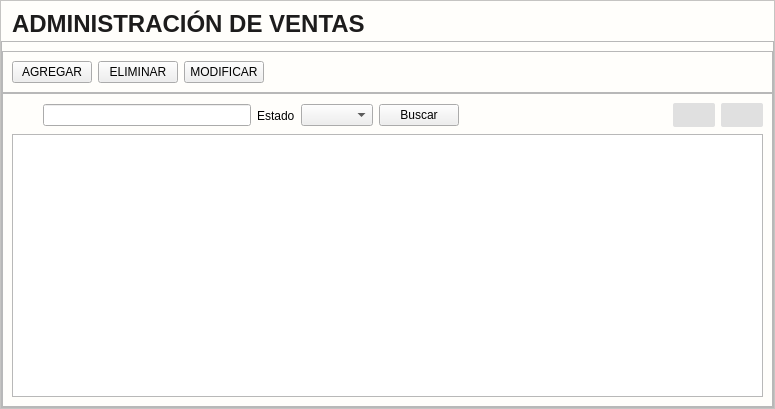
<?xml version="1.0" encoding="UTF-8"?>
<ui version="4.0">
 <class>Control_Ventas</class>
 <widget class="QWidget" name="Control_Ventas">
  <property name="geometry">
   <rect>
    <x>0</x>
    <y>0</y>
    <width>775</width>
    <height>409</height>
   </rect>
  </property>
  <property name="windowTitle">
   <string>Form</string>
  </property>
  <property name="styleSheet">
   <string notr="true">[objectName*=&quot;contenedor&quot;]{border:none;}
#Control_Ventas{
background: #fffefb;
}
#contenedor{
background: #fffefb;
}
#etiquetaTitulo_ventas{
color:#1d1c1c;
background-color: #fffefb;
font-size: 24px;
font-weight: bold;
padding-left: 5px;
text-transform: uppercase;
font-family: &quot;Arial&quot;;
padding-top: 5px;
}
[objectName*=&quot;btn_btn_&quot;]{
height: 25px;
border:none;
border-radius:5px;
color:#fffefb;
background:#023375;
font-size:14px;
font-family:Arial;
font-weight:bold;
padding-left: 5px;
padding-right:5px;
}
[objectName*=&quot;btn_btn_&quot;]:hover{
background:#2196F3;
}
[objectName*=&quot;btn_btn_&quot;]:pressed{
background:#1B80D0;
}
#btn_btn_agregar:hover{
background:#68a67d;
}
#btn_btn_agregar:pressed{
background:#578B69;
}
#btn_btn_eliminar:hover{
background:#EE1D52;
}
#btn_btn_eliminar:pressed{
background:#B13636;
}
#btn_RefrescarTabla{
border-radius: 2px;
background: #e0e0e0;
padding: 5px;
}
#btn_RefrescarTabla:hover{
background: rgb(179, 179, 179);
}
#btn_RefrescarTabla:pressed{
background: #b6ccd8 ;
}

#btn_PaginarTabla{
border-radius: 2px;
background: #e0e0e0;
padding: 5px;
}
#btn_PaginarTabla:hover{
background: rgb(179, 179, 179);
}
#btn_PaginarTabla:pressed{
background: #b6ccd8 ;
}

#etiqueta_buscar{
image: url(:/iconosAzules/Icons/iconos/Azul/buscar_filas_azul.svg);
min-width:25px;
min-height:25px;
}
[objectName*=&quot;txt_&quot;]{
font-size: 14px;
font-family:Arial;
color:#1d1c1c;
background: #F5F5F5;
border:none;
border-bottom:1px solid #1d1c1c;
border-radius: 5px;
}
[objectName*=&quot;txt_&quot;]:focus{
border-bottom:2px solid #023375;
}

/*TABLA*/

[objectName*=&quot;tabla_&quot;] {
font-family: Arial;
font-size: 14px;
background: #E3E3E3;
border: 1px solid #4791F5;
}

[objectName*=&quot;tabla_&quot;] QTableView {
background-color: #ffffff;
alternate-background-color: #f0f0f0;
selection-background-color: #cce4ff;
selection-color: black;
}

/* Encabezados */
[objectName*=&quot;tabla_&quot;] QHeaderView::section {
background-color: #023375;
color: white;
font-size: 16px;
padding: 5px;
border: 1px solid gray;
}

[objectName*=&quot;tabla_&quot;] QHeaderView::horizontal,
[objectName*=&quot;tabla_&quot;] QHeaderView::vertical {
background-color: #023375;
color: white;
}

/* Ítems seleccionados */
[objectName*=&quot;tabla_&quot;] QTableView::item:selected {
background-color: #cce4ff;
color: black;
}
[objectName*=&quot;cajaOpciones&quot;] {
    border: none;
    border-bottom: 1px solid #787878 ;
    padding: 2px ;
    background-color: #F5F5F5 ;
    font-size: 14px ;
    min-width: 200px ;
    font-family: &quot;Arial&quot; ;
    color: #1d1c1c ;
	selection-background-color: #4791F5; 
}

/* ESTILO DEL DROPDOWN (LISTA) */
[objectName*=&quot;cajaOpciones&quot;] QListView {
    background: #F5F5F5 ;
    border-radius: 3px;
    outline: none;
}

/* ESTILO DE LOS ÍTEMS */
[objectName*=&quot;cajaOpciones&quot;] QListView::item {
    padding: 6px 10px ;
    margin: 2px ;
}
/* BOTÓN DESPLEGABLE */
[objectName*=&quot;cajaOpciones&quot;]::drop-down {
    subcontrol-origin: padding ;
    subcontrol-position: top right ;
    padding-right: 5px ;
    width: 20% ;
    border-left-width: 1px ;
    border-radius: 3px ;
    background-color: #F5F5F5 ;
}
/* FLECHA DESPLEGABLE */
[objectName*=&quot;cajaOpciones&quot;]::down-arrow {
    image: url(:/Icons/Bootstrap/filter-left.svg);
    width: 17% ;
    height: 17% ;
    padding-left: 5px ;
    padding-right: 5px ;
}

</string>
  </property>
  <layout class="QGridLayout" name="gridLayout">
   <property name="leftMargin">
    <number>0</number>
   </property>
   <property name="topMargin">
    <number>0</number>
   </property>
   <property name="rightMargin">
    <number>0</number>
   </property>
   <property name="bottomMargin">
    <number>0</number>
   </property>
   <property name="spacing">
    <number>0</number>
   </property>
   <item row="0" column="0">
    <widget class="QFrame" name="contenedor">
     <property name="frameShape">
      <enum>QFrame::Shape::StyledPanel</enum>
     </property>
     <property name="frameShadow">
      <enum>QFrame::Shadow::Raised</enum>
     </property>
     <layout class="QGridLayout" name="gridLayout_2">
      <property name="leftMargin">
       <number>0</number>
      </property>
      <property name="topMargin">
       <number>0</number>
      </property>
      <property name="rightMargin">
       <number>0</number>
      </property>
      <property name="bottomMargin">
       <number>0</number>
      </property>
      <property name="spacing">
       <number>0</number>
      </property>
      <item row="0" column="0">
       <widget class="QLabel" name="etiquetaTitulo_ventas">
        <property name="minimumSize">
         <size>
          <width>0</width>
          <height>40</height>
         </size>
        </property>
        <property name="maximumSize">
         <size>
          <width>16777215</width>
          <height>40</height>
         </size>
        </property>
        <property name="text">
         <string>ADMINISTRACIÓN DE VENTAS</string>
        </property>
       </widget>
      </item>
      <item row="1" column="0">
       <widget class="QFrame" name="contenedor_frame_2">
        <property name="frameShape">
         <enum>QFrame::Shape::StyledPanel</enum>
        </property>
        <property name="frameShadow">
         <enum>QFrame::Shadow::Raised</enum>
        </property>
        <layout class="QGridLayout" name="gridLayout_5">
         <property name="leftMargin">
          <number>0</number>
         </property>
         <property name="rightMargin">
          <number>0</number>
         </property>
         <property name="bottomMargin">
          <number>0</number>
         </property>
         <property name="spacing">
          <number>0</number>
         </property>
         <item row="0" column="0">
          <widget class="QFrame" name="contenedor_controles">
           <property name="frameShape">
            <enum>QFrame::Shape::StyledPanel</enum>
           </property>
           <property name="frameShadow">
            <enum>QFrame::Shadow::Raised</enum>
           </property>
           <layout class="QGridLayout" name="gridLayout_3">
            <item row="0" column="0">
             <layout class="QHBoxLayout" name="horizontalLayout">
              <item>
               <widget class="QPushButton" name="btn_btn_agregar">
                <property name="cursor">
                 <cursorShape>PointingHandCursor</cursorShape>
                </property>
                <property name="text">
                 <string>AGREGAR</string>
                </property>
                <property name="icon">
                 <iconset resource="../../Source/iconosSVG.qrc">
                  <normaloff>:/iconosBlancos/Icons/iconos/Blanco/agregar_blanco.svg</normaloff>:/iconosBlancos/Icons/iconos/Blanco/agregar_blanco.svg</iconset>
                </property>
                <property name="iconSize">
                 <size>
                  <width>24</width>
                  <height>24</height>
                 </size>
                </property>
               </widget>
              </item>
              <item>
               <widget class="QPushButton" name="btn_btn_eliminar">
                <property name="cursor">
                 <cursorShape>PointingHandCursor</cursorShape>
                </property>
                <property name="text">
                 <string>ELIMINAR</string>
                </property>
                <property name="icon">
                 <iconset resource="../../Source/iconosSVG.qrc">
                  <normaloff>:/iconosBlancos/Icons/iconos/Blanco/eliminar_blanco.svg</normaloff>:/iconosBlancos/Icons/iconos/Blanco/eliminar_blanco.svg</iconset>
                </property>
                <property name="iconSize">
                 <size>
                  <width>24</width>
                  <height>24</height>
                 </size>
                </property>
               </widget>
              </item>
              <item>
               <widget class="QPushButton" name="btn_btn_modificar">
                <property name="cursor">
                 <cursorShape>PointingHandCursor</cursorShape>
                </property>
                <property name="text">
                 <string>MODIFICAR</string>
                </property>
                <property name="icon">
                 <iconset resource="../../Source/iconosSVG.qrc">
                  <normaloff>:/iconosBlancos/Icons/iconos/Blanco/editar_blanco.svg</normaloff>:/iconosBlancos/Icons/iconos/Blanco/editar_blanco.svg</iconset>
                </property>
                <property name="iconSize">
                 <size>
                  <width>24</width>
                  <height>24</height>
                 </size>
                </property>
               </widget>
              </item>
             </layout>
            </item>
            <item row="0" column="1">
             <spacer name="horizontalSpacer_2">
              <property name="orientation">
               <enum>Qt::Orientation::Horizontal</enum>
              </property>
              <property name="sizeHint" stdset="0">
               <size>
                <width>40</width>
                <height>20</height>
               </size>
              </property>
             </spacer>
            </item>
           </layout>
          </widget>
         </item>
         <item row="1" column="0">
          <widget class="QFrame" name="contenedor_tabla">
           <property name="frameShape">
            <enum>QFrame::Shape::StyledPanel</enum>
           </property>
           <property name="frameShadow">
            <enum>QFrame::Shadow::Raised</enum>
           </property>
           <layout class="QGridLayout" name="gridLayout_4">
            <item row="0" column="0">
             <layout class="QHBoxLayout" name="horizontalLayout_2">
              <item>
               <widget class="QLabel" name="etiqueta_buscar">
                <property name="text">
                 <string/>
                </property>
               </widget>
              </item>
              <item>
               <widget class="QLineEdit" name="txt_buscar"/>
              </item>
              <item>
               <widget class="QLabel" name="label">
                <property name="text">
                 <string>Estado</string>
                </property>
               </widget>
              </item>
              <item>
               <widget class="QComboBox" name="cajaOpciones_estadosVentas"/>
              </item>
              <item>
               <widget class="QPushButton" name="btn_btn_buscar">
                <property name="cursor">
                 <cursorShape>PointingHandCursor</cursorShape>
                </property>
                <property name="text">
                 <string>Buscar</string>
                </property>
               </widget>
              </item>
              <item>
               <spacer name="horizontalSpacer">
                <property name="orientation">
                 <enum>Qt::Orientation::Horizontal</enum>
                </property>
                <property name="sizeHint" stdset="0">
                 <size>
                  <width>40</width>
                  <height>20</height>
                 </size>
                </property>
               </spacer>
              </item>
              <item>
               <widget class="QPushButton" name="btn_PaginarTabla">
                <property name="text">
                 <string/>
                </property>
                <property name="icon">
                 <iconset resource="../../Source/ibootstrap.qrc">
                  <normaloff>:/Icons/Bootstrap/arrow-bar-down.svg</normaloff>:/Icons/Bootstrap/arrow-bar-down.svg</iconset>
                </property>
               </widget>
              </item>
              <item>
               <widget class="QPushButton" name="btn_RefrescarTabla">
                <property name="cursor">
                 <cursorShape>PointingHandCursor</cursorShape>
                </property>
                <property name="toolTip">
                 <string>Refrescar tabla</string>
                </property>
                <property name="text">
                 <string/>
                </property>
                <property name="icon">
                 <iconset resource="../../Source/iconosSVG.qrc">
                  <normaloff>:/iconosBlancos/Icons/IconosSVG/base_datos_refresh.png</normaloff>:/iconosBlancos/Icons/IconosSVG/base_datos_refresh.png</iconset>
                </property>
               </widget>
              </item>
             </layout>
            </item>
            <item row="1" column="0">
             <widget class="QTableView" name="tabla_ventas">
              <property name="alternatingRowColors">
               <bool>true</bool>
              </property>
              <property name="selectionMode">
               <enum>QAbstractItemView::SelectionMode::SingleSelection</enum>
              </property>
              <property name="selectionBehavior">
               <enum>QAbstractItemView::SelectionBehavior::SelectRows</enum>
              </property>
             </widget>
            </item>
           </layout>
          </widget>
         </item>
        </layout>
       </widget>
      </item>
     </layout>
    </widget>
   </item>
  </layout>
 </widget>
 <resources>
  <include location="../../Source/ibootstrap.qrc"/>
  <include location="../../Source/iconosSVG.qrc"/>
 </resources>
 <connections/>
</ui>
